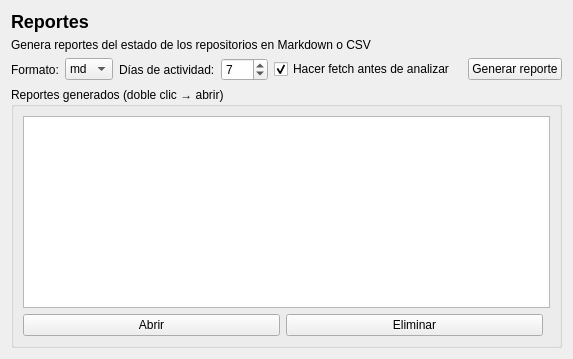
<?xml version="1.0" encoding="UTF-8"?>
<ui version="4.0">
 <class>PageReports</class>
 <widget class="QWidget" name="PageReports">
  <layout class="QVBoxLayout" name="rootLayout">
   <item>
    <widget class="QLabel" name="lblTitle">
     <property name="text"><string>Reportes</string></property>
     <property name="styleSheet"><string>font-size: 18px; font-weight: bold;</string></property>
    </widget>
   </item>
   <item>
    <widget class="QLabel" name="lblSubtitle">
     <property name="text"><string>Genera reportes del estado de los repositorios en Markdown o CSV</string></property>
    </widget>
   </item>
   <item>
    <layout class="QHBoxLayout" name="optionsRow">
     <item>
      <widget class="QLabel" name="lblFormat">
       <property name="text"><string>Formato:</string></property>
      </widget>
     </item>
     <item>
      <widget class="QComboBox" name="comboFormat">
       <item><property name="text"><string>md</string></property></item>
       <item><property name="text"><string>csv</string></property></item>
      </widget>
     </item>
     <item>
      <widget class="QLabel" name="lblDays">
       <property name="text"><string>Días de actividad:</string></property>
      </widget>
     </item>
     <item>
      <widget class="QSpinBox" name="spinDays">
       <property name="minimum"><number>1</number></property>
       <property name="maximum"><number>365</number></property>
       <property name="value"><number>7</number></property>
      </widget>
     </item>
     <item>
      <widget class="QCheckBox" name="chkFetch">
       <property name="text"><string>Hacer fetch antes de analizar</string></property>
       <property name="checked"><bool>true</bool></property>
      </widget>
     </item>
     <item>
      <spacer name="optionsSpacer">
       <property name="orientation"><enum>Qt::Horizontal</enum></property>
      </spacer>
     </item>
     <item>
      <widget class="QPushButton" name="btnGenerate">
       <property name="text"><string>Generar reporte</string></property>
      </widget>
     </item>
    </layout>
   </item>
   <item>
    <widget class="QGroupBox" name="groupHistory">
     <property name="title"><string>Reportes generados (doble clic → abrir)</string></property>
     <layout class="QVBoxLayout" name="historyLayout">
      <item>
       <widget class="QListWidget" name="listReports">
        <property name="alternatingRowColors"><bool>true</bool></property>
       </widget>
      </item>
      <item>
       <layout class="QHBoxLayout" name="historyButtons">
        <item>
         <widget class="QPushButton" name="btnOpenReport">
          <property name="text"><string>Abrir</string></property>
         </widget>
        </item>
        <item>
         <widget class="QPushButton" name="btnDeleteReport">
          <property name="text"><string>Eliminar</string></property>
         </widget>
        </item>
        <item>
         <spacer name="historySpacer">
          <property name="orientation"><enum>Qt::Horizontal</enum></property>
         </spacer>
        </item>
       </layout>
      </item>
     </layout>
    </widget>
   </item>
  </layout>
 </widget>
 <resources/>
 <connections/>
</ui>
